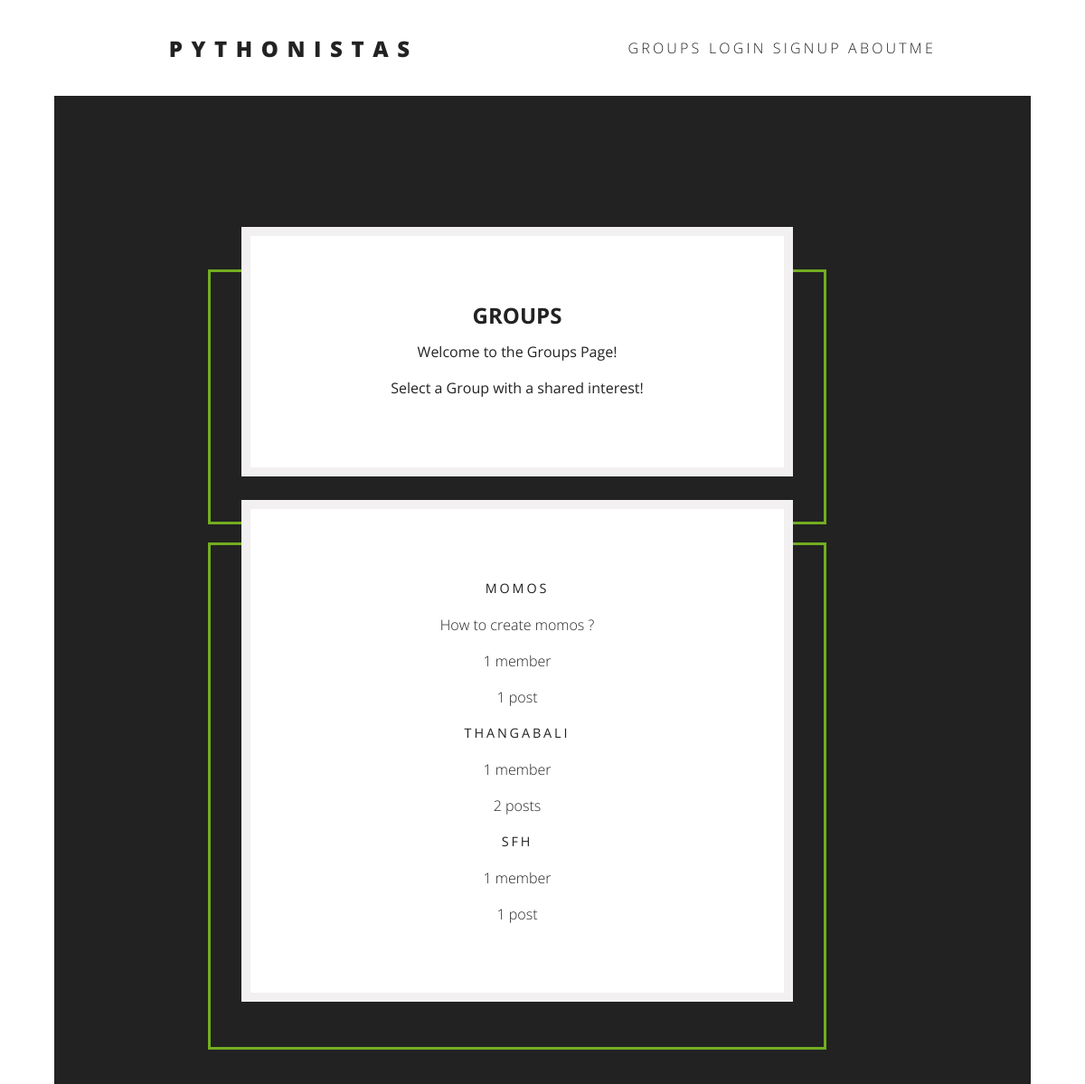
The app's page /groups/ with its own data.
### groups/models.py (models this page shows, shortened)
class Group(models.Model):
    name = models.CharField(max_length=255, unique=True)
    slug = models.SlugField(allow_unicode=True, unique=True)
    description = models.TextField(blank=True, default='')
    description_html = models.TextField(editable=False, default='', blank=True)
    members = models.ManyToManyField(User,through="GroupMember")
    class Meta:
        ordering = ["name"]

### groups/views.py (the view)
class ListGroups(generic.list.ListView):
    model = Group

### groups/templates/groups/group_list.html (shortened to what this page needs)
{% extends "groups/group_base.html" %}
{% load staticfiles %}
{% block pregroup %}
<div class="main-header"><br>
<div class="row">
	<div class="sides">
		<div class="floating-box">
			<div class="header-content"><h2>Groups</h2>
			<p>Welcome to the Groups Page! <br> Select a Group with a shared interest!</p></div></div>
	</div>
{% endblock %}
{% block group_content %}
<div class="middles">
	<div class="floating-box"><div class="header-content">
		{% for group in object_list %}
		  <a class="list-group-item" href="{% url 'groups:single' slug=group.slug %}">
			     <h3 class="title list-group-item-heading">{{ group.name }}</h3>
			<div class="list-group-item-text container-fluid">
				{{ group.description_html|safe }}
				<div class="">
					<div class="">
						<span class="badge">{{ group.members.count }}</span> member{{ group.members.count|pluralize }}
					</div>
					<div class="">
						<span class="badge">{{ group.posts.count }}</span> post{{ group.posts.count|pluralize }}
					</div>
				</div>
			</div>
		</a>
		{% endfor %}</div>
	</div>
</div>
</div>
</div>
{% endblock %}

### groups/templates/groups/group_base.html (shortened to what this page needs)
{% extends "base.html" %}
{% block body_block %}
<div class="container">
  <div class="row">
    {% block pregroup %}{% endblock %}
    {% block group_content %}{% endblock %}
  </div>
</div>
{% endblock %}

### templates/base.html (shortened to what this page needs)
<!DOCTYPE html>
{% load staticfiles %}
<html lang="en" >
<head>
  <link rel="stylesheet" href="{% static 'css/main.css' %}">
</head>
<body>
<div id="pagewrap">
	<nav class="main-nav">
		<h1><a href="{% url 'base' %}">Pythonistas</a></h1>
		<div class="header">
            {% if user.is_authenticated %}
            <a href="{% url 'groups:all' %}">Groups</a>
            <a href="{% url 'groups:create' %}">CreateGroup</a>
            <a href="{% url 'posts:create' %}">Post</a>
            <a href="{% url 'Home:logout' %}">Logout</a>
            {% else %}
            <a href="{% url 'groups:all' %}">Groups</a>
            <a href="{% url 'Home:login' %}">LogIn</a>
            <a href="{% url 'Home:signup' %}">SignUp</a>
            <a href="{% url 'resume' %}">Aboutme</a>
            {% endif %}
		</div>
    </nav>
{% block body_block %}{% endblock %}
</body>
</html>

### static/css/main.css (style rules this page uses)
* { box-sizing: border-box; -webkit-box-sizing: border-box; -moz-box-sizing: border-box; -ms-box-sizing: border-box; -o-box-sizing: border-box; padding: 0; margin: 0; list-style-type: none; }
body { background-color: white; font-family: 'Open Sans', Helvetica, Verdana, sans-serif; color: #222; font-size: 16px; width: 100%; height: 100%; }
a { text-decoration: none; color: inherit; font-weight: 300; }
h1, h2, h3 { text-transform: uppercase }
#pagewrap { max-width: 90%; margin: 0 auto; }
.floating-box { display: inline-block; width: 90%; height: auto; margin: 10px; border: 3px solid #73AD21; }
.row:after { content: ""; display: table; clear: both; }
.main-nav { background-color: white; z-index: 1; overflow: hidden; display: flex; width: 100%; justify-content: space-around; align-items: center; flex-wrap: wrap; }
.main-nav h1 { margin: 2%; text-transform: uppercase; }
.main-nav h1 a { padding: 15px 0; display: block; font-weight: 800; letter-spacing: 0.4em; }
.main-nav div { display: inline-block; text-transform: uppercase; letter-spacing: 0.2em; }
.main-nav div a { padding: 5% 0% 5% 0%; display: inline-block; }
.main-header { width: 100%; padding: 20vh; height: 100%; background-color: #222; }
.header-content { background-color: white; margin: 0 auto; text-align: center; max-width: 90%; width: 100%; height: 100%; padding: 10%; border: 10px solid #f2f0f0; line-height: 2.5em; position: relative; top: -50px; }
.header-content h1, .header-content h3 { font-weight: normal; letter-spacing: 0.2em; text-transform: uppercase; }
.header-content h3 { font-size: .90em; }

### records on screen
Group: name "MOMOS", description_html "How to create momos ?", members.count "1", posts.count "1"
Group: name "THANGABALI", members.count "1", posts.count "2"
Group: name "SFH", members.count "1", posts.count "1"
